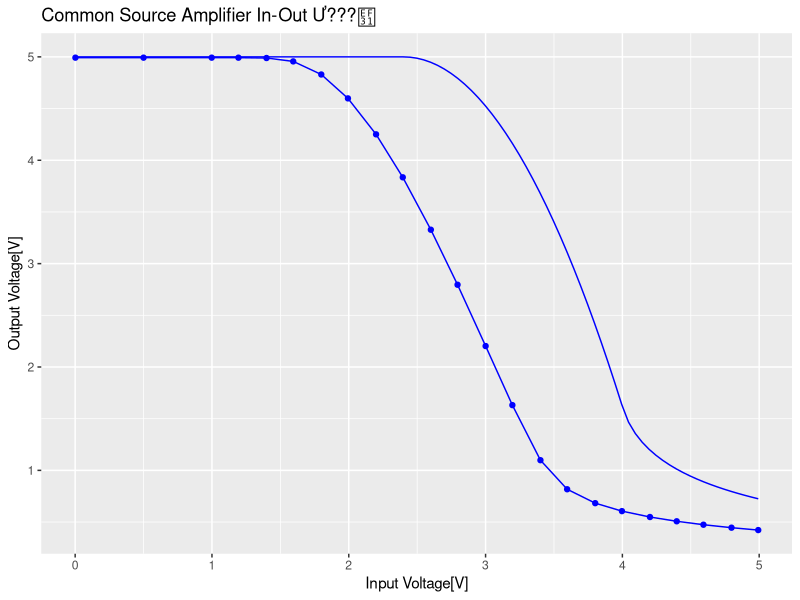
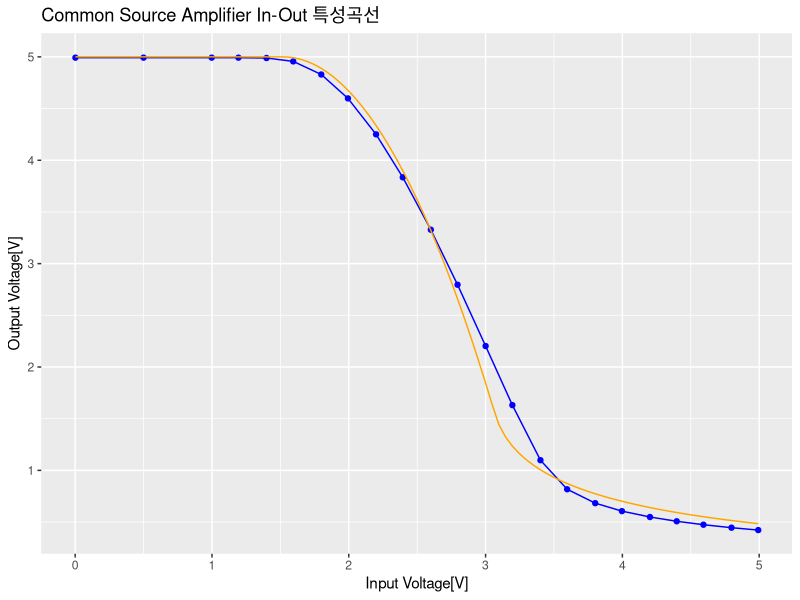

Generate these figures, in order, with R:
library(tidyverse)

MOS_current <- function(Vgs,Vds,mu,Vth){
  mu*ifelse(Vgs<Vth,0,ifelse(Vgs-Vth>Vds,(Vgs-Vth)*Vds-0.5*Vds^2,0.5*(Vgs-Vth)^2))
}

Get_CS_Out <- function(Vin,mu,Vth,VDD,RD) {
	V_sat <- VDD - RD * mu / 2 * (Vin - Vth)^2
	#V_tri <- Vin - Vth + 1/(mu*RD) - sqrt((Vin - Vth + 1/(mu*RD))^2 - 2 * VDD / (mu*RD))
	ifelse(Vin<=Vth,VDD,
	ifelse(V_sat>(Vin-Vth),V_sat,Vin - Vth + 1/(mu*RD) - sqrt((Vin - Vth + 1/(mu*RD))^2 - 2 * VDD / (mu*RD))))
}

CS_Amp <- tribble(
~Vin, ~Vout,
0.0018,4.9925,
0.49991,4.9925,
0.99813,4.9925,
1.19353,4.9923,
1.39873,4.989,
1.59394,4.9563,
1.79904,4.8296,
1.994,4.5985,
2.1995,4.2507,
2.3948,3.8349,
2.6,3.3279,
2.7952,2.7957,
3.0004,2.2026,
3.1959,1.63119,
3.4011,1.09836,
3.5963,0.81725,
3.8015,0.6827,
3.9969,0.60564,
4.2017,0.54874,
4.3973,0.5074,
4.5927,0.47425,
4.7977,0.44554,
4.9932,0.4224
)

CS_Amp

ggplot(mapping=aes(Vin,Vout),data=CS_Amp)+
  geom_point(color="blue")+
  geom_path(color="blue")+
  #geom_smooth(data=filter(NMOS_Gate,nomVds==3,Vgs<6,Vgs>4),method="lm",se=F)+
  stat_function(fun = function(value) { Get_CS_Out(value,2673.2e-6,2.4,5,988.62) },color="blue")+
  labs(x="Input Voltage[V]",y="Output Voltage[V]",title=element_text("Common Source Amplifier In-Out Ư???"))

#for(value in seq(1,5,0.1)) print(Get_CS_Out(value,2673.2e-6,2.4,5,988.62))

fitting_obj <- optim(c(3e-3,1.5),function(param) {sum(Get_CS_Out(CS_Amp$Vin,param[[1]],param[[2]],5,988.62)-CS_Amp$Vout)^2})

print(fitting_obj$par)

mu <- fitting_obj$par[[1]]
Vth <- fitting_obj$par[[2]]

ggplot(mapping=aes(Vin,Vout),data=CS_Amp)+
  geom_point(color="blue")+
  geom_path(color="blue")+
  #geom_smooth(data=filter(NMOS_Gate,nomVds==3,Vgs<6,Vgs>4),method="lm",se=F)+
  stat_function(fun = function(value) { Get_CS_Out(value,mu,Vth,5,988.62) },color="orange")+
  labs(x="Input Voltage[V]",y="Output Voltage[V]",title=element_text("Common Source Amplifier In-Out 특성곡선"))
